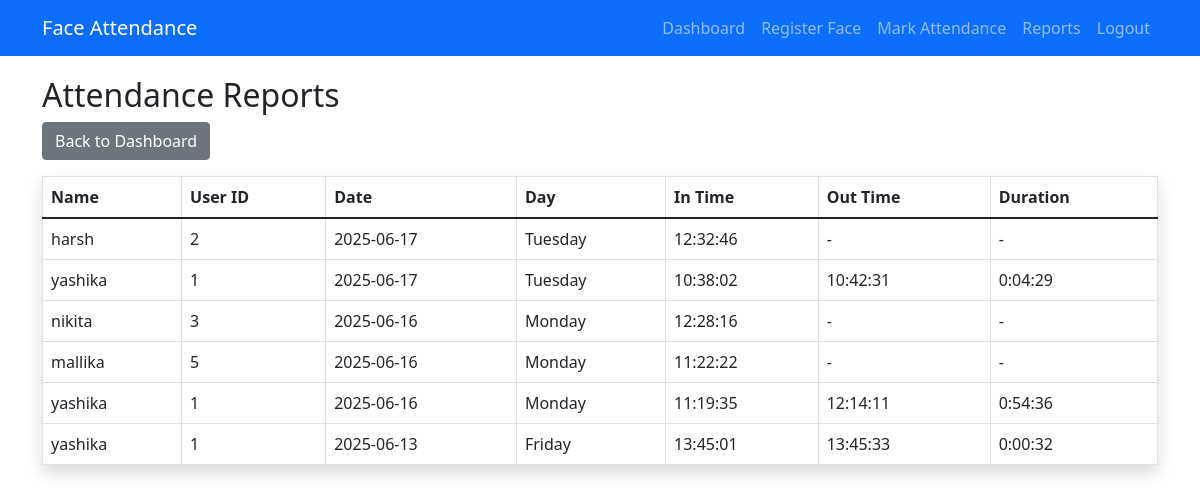
The page /reports (signed in) on the database its author committed.
### tables this page shows
CREATE TABLE attendance (
        id INTEGER PRIMARY KEY AUTOINCREMENT,
        user_id TEXT,
        date TEXT,
        day_of_week TEXT,
        in_time TEXT,
        out_time TEXT,
        duration TEXT,
        FOREIGN KEY(user_id) REFERENCES users(user_id)
    );

CREATE TABLE users (
        id INTEGER PRIMARY KEY AUTOINCREMENT,
        name TEXT,
        user_id TEXT UNIQUE,
        registration_date TEXT
    );

### app.py (the view)
@app.route('/reports')
def reports():
    logs = get_attendance_logs()
    return render_template('reports.html', records=logs)

### app.py (called while the page is built)
def get_attendance_logs():
    conn = sqlite3.connect(DB_PATH)
    c = conn.cursor()
    c.execute('''SELECT users.name, users.user_id, attendance.date, attendance.day_of_week,
                attendance.in_time, attendance.out_time, attendance.duration
                FROM attendance JOIN users ON attendance.user_id = users.user_id
                ORDER BY attendance.date DESC, attendance.in_time DESC''')
    logs = c.fetchall()
    conn.close()
    return logs

### templates/reports.html
{% extends "base.html" %}
{% block content %}
<h2>Attendance Reports</h2>
<a href="{{ url_for('index') }}" class="btn btn-secondary mb-3">Back to Dashboard</a>
<table class="table table-bordered table-hover rounded shadow">
    <thead class="thead-dark">
        <tr>
            <th>Name</th>
            <th>User ID</th>
            <th>Date</th>
            <th>Day</th>
            <th>In Time</th>
            <th>Out Time</th>
            <th>Duration</th>
        </tr>
    </thead>
    <tbody>
        {% for r in records %}
        <tr>
            <td>{{ r[0] }}</td>
            <td>{{ r[1] }}</td>
            <td>{{ r[2] }}</td>
            <td>{{ r[3] }}</td>
            <td>{{ r[4] or '-' }}</td>
            <td>{{ r[5] or '-' }}</td>
            <td>{{ r[6] or '-' }}</td>
        </tr>
        {% endfor %}
    </tbody>
</table>
{% endblock %}

### rows shown on the page
attendance: name "harsh", user_id "2", date "2025-06-17", day_of_week "Tuesday", in_time "12:32:46", r "-"
attendance: name "yashika", user_id "1", date "2025-06-17", day_of_week "Tuesday", in_time "10:38:02", out_time "10:42:31", duration "0:04:29"
attendance: name "nikita", user_id "3", date "2025-06-16", day_of_week "Monday", in_time "12:28:16", r "-"
attendance: name "mallika", user_id "5", date "2025-06-16", day_of_week "Monday", in_time "11:22:22", r "-"
attendance: name "yashika", user_id "1", date "2025-06-16", day_of_week "Monday", in_time "11:19:35", out_time "12:14:11", duration "0:54:36"
attendance: name "yashika", user_id "1", date "2025-06-13", day_of_week "Friday", in_time "13:45:01", out_time "13:45:33", duration "0:00:32"
